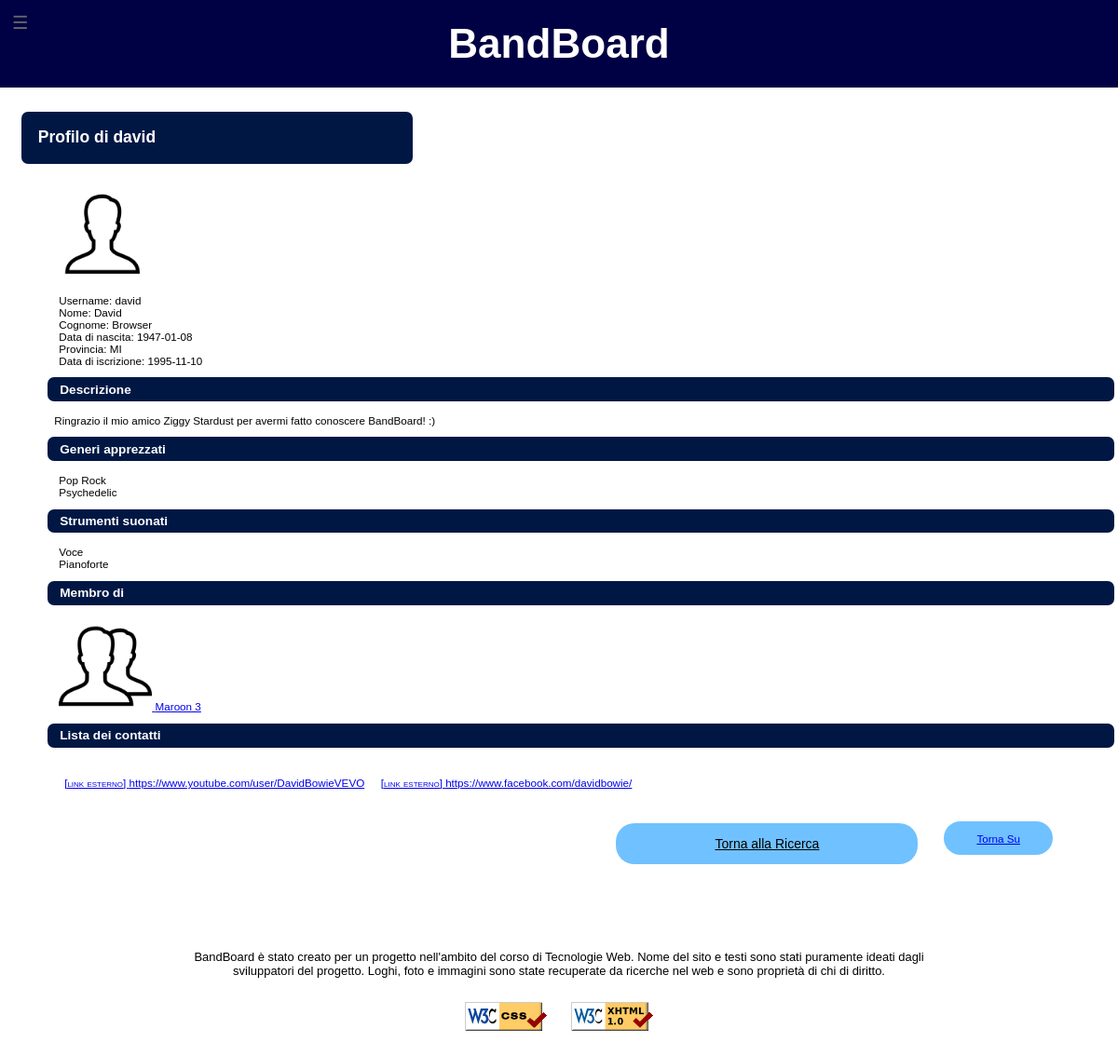
Page /profiloUtente/profiloUtente.php?username=david&page=ricerca&num=1 on the committed database.
### tables this page shows
CREATE TABLE IF NOT EXISTS Utenti (
	username		VARCHAR(25) PRIMARY KEY,
	password	    CHAR(32) NOT NULL,
	email			VARCHAR(45) NOT NULL UNIQUE,
	nome            VARCHAR(20) DEFAULT NULL,
	cognome         VARCHAR(20) DEFAULT NULL,
	dataNascita		DATE NOT NULL,
	immagine		VARCHAR(45) DEFAULT NULL COMMENT 'Immagine profilo; NULL implica immagine di default',
	descrizione     VARCHAR(200) DEFAULT NULL COMMENT 'Descrizione dell\'utente',
	dataIscrizione	DATETIME NOT NULL,
	provincia		CHAR(2) DEFAULT NULL COMMENT 'Provincia di residenza',
	FOREIGN KEY (provincia) REFERENCES Province (sigla)
	    ON DELETE NO ACTION
	    ON UPDATE CASCADE
);

CREATE TABLE IF NOT EXISTS GeneriMusicali (
	nome			VARCHAR(45) PRIMARY KEY
);

CREATE TABLE IF NOT EXISTS Gruppi (
	idGruppo		INT(10) UNSIGNED PRIMARY KEY AUTO_INCREMENT,
	nome			VARCHAR(45) NOT NULL,
	immagine		VARCHAR(45) DEFAULT NULL COMMENT 'Immagine profilo; NULL implica immagine di default',
	descrizione     VARCHAR(200) DEFAULT NULL COMMENT 'Descrizione del gruppo',
	dataIscrizione	DATETIME NOT NULL,
	provincia		CHAR(2) NOT NULL,
	FOREIGN KEY (provincia) REFERENCES Province (sigla)
	    ON DELETE NO ACTION
	    ON UPDATE CASCADE
);

CREATE TABLE IF NOT EXISTS ContattiUtenti (
	idContatto		INT(10) UNSIGNED PRIMARY KEY AUTO_INCREMENT,
	utente  		VARCHAR(25) NOT NULL,
	tipoContatto	VARCHAR(20) NOT NULL,
	contatto		VARCHAR(100) NOT NULL COMMENT 'Stringa contenente il recapito',
	FOREIGN KEY (utente) REFERENCES Utenti (username)
	    ON DELETE CASCADE
	    ON UPDATE CASCADE,
    FOREIGN KEY (tipoContatto) REFERENCES TipiContatti (nome)
        ON DELETE CASCADE
        ON UPDATE CASCADE
);

### lib/php/paths.php (called while the page is built)
<?php
class Paths {
	public static function getRelativePath($from, $to) {
		$from = is_dir($from) ? rtrim($from, '\/') . '/' : $from;
		$to   = is_dir($to)   ? rtrim($to, '\/') . '/'   : $to;
		$from = str_replace('\\', '/', $from);
		$to   = str_replace('\\', '/', $to);
		$from     = explode('/', $from);
		$to       = explode('/', $to);
		$relPath  = $to;
		foreach ($from as $depth => $dir) {
			if ($dir === $to[$depth]) {
				array_shift($relPath);
			} else {
				$remaining = count($from) - $depth;
				if ($remaining > 1) {
					$padLength = (count($relPath) + $remaining - 1) * -1;
					$relPath = array_pad($relPath, $padLength, '..');
					break;
				} else {
					$relPath[0] = './' . $relPath[0];
				}
			}
		}
		return implode('/', $relPath);
	}
}

### profiloUtente/profiloUtente.php (the view, shortened to what this page needs)
<?php
include_once "../lib/php/start.php";
include_once "../lib/php/header.php";
include_once "../lib/php/menu.php";
include_once "../lib/php/footer.php";
$page="";
$page=$page.Start::getHead(array(
	'Titolo' => $_REQUEST['username']." - BandBoard",
	'DescrizioneBreve' => "Profilo Utente - BandBoard",
	'Descrizione' => "Pagina di visualizzazione di un utente del sito BandBoard",
	'Keywords' => array("BandBoard", "profilo", $_REQUEST['username'], "utente", "musicista", "bacheca", "musica", "musicisti", "gruppi"),
	'Stylesheets' => array("style.css"),
	'Extra' => array("<link rel=\"stylesheet\" media=\"handheld, screen and (max-width:480px), only screen and (max-device-width:480px)\" href=\"../lib/css/style_mobile.css\" type=\"text/css\" />", '<link rel="stylesheet" type="text/css" media="print" href="../lib/css/style_print.css" />')
	));
$page=$page."<body>";
$page=$page.Header::getHeader();
if (isset($_SESSION['username'])) {
	$logout="<div class=\"logout\">
                <form action=\"../lib/php/logout.php\" method=\"post\">
	                <p><input type=\"submit\" id=\"logout\" value=\"Logout\" /></p>
                </form>
            </div>";
	$page=$page.$logout;
	$page=$page."<div class=\"nav\">".Menu::getMenu(array(
		'<a href="../index.php" xml:lang="en" lang="en">Home</a>',
		"<a href='../settings/index.php'>Modifica Profilo</a>",
		"<a href='../cercaUtenti/index.php'>Cerca Utenti</a>",
		"<a href='../cercaGruppi/index.php'>Cerca Gruppi</a>",
		"<a href='../gestioneBand/gestioneBand.php'>I Miei Gruppi</a>")
		)."</div>";
} else {
	$page=$page."<div class=\"nav\">".Menu::getMenu(array('<a href="../index.php" xml:lang="en" lang="en">Home</a>', "<a href='../cercaUtenti/index.php'>Cerca Utenti</a>", "<a href='../cercaGruppi/index.php'>Cerca Gruppi</a>"))."</div>";
}
$page=$page.file_get_contents(realpath(dirname(__FILE__))."/profiloUtente.txt");
$connessione=dbConnectionData::getMysqli();
try {
	if ($connessione->connect_errno) {
		throw new Exception("Connessione fallita: ".$connessione->connect_error.".");
	} else {
		$query="SELECT username, nome, cognome, dataNascita, immagine, descrizione, provincia, dataIscrizione, email FROM Utenti WHERE username=\"".$_REQUEST["username"]."\";";
		if (!$result=$connessione->query($query)) {
			$page .= "Query non valida: ".$connessione->error.".";
		} else {
			if ($result->num_rows>0) {
				while ($row=$result->fetch_array(MYSQLI_ASSOC)) {
					if ($row['immagine']==NULL) {
						$row['immagine']="defaultUser.png";
						$img="<img id=\"fotoprofilo\" src=\"../images/site/".$row['immagine']."\" alt=\"Immagine di ".$row['nome']."\" />";
					} else {
						$img="<img id=\"fotoprofilo\" src=\"../images/bands/".$row['immagine']."\" alt=\"Immagine di ".$row['nome']."\" />";
					}
					$page=str_replace("<email />", $row['email'], $page);
					$page=str_replace("<nickname />", $row['username'], $page);
					$page=str_replace("<immagineProfilo />", $img, $page);
					$page=str_replace("<nome />", $row['nome'], $page);
					$page=str_replace("<cognome />", $row['cognome'], $page);
					$page=str_replace("<dataIscrizione />", substr($row['dataIscrizione'], 0, 10), $page);
					$page=str_replace("<dataNascita />", $row['dataNascita'], $page);
					$page=str_replace("<provincia />", $row['provincia'], $page);
					$page=str_replace("<descrizione />", $row['descrizione'], $page);
				}
			}
		}
		$query="SELECT GM.nome FROM Utenti U JOIN GeneriUtenti GU ON U.username=GU.utente JOIN GeneriMusicali GM ON GU.genere=GM.nome WHERE U.username=\"".$_REQUEST["username"]."\";";
		$gen="";
		if (!$result=$connessione->query($query)) {
			$page .= "Query non valida: ".$connessione->error.".";
		} else {
			if ($result->num_rows>0) {
				$gen="<ul>";
					while ($row=$result->fetch_array(MYSQLI_ASSOC)) {
					$gen=$gen."<li>".$row['nome']."</li>";
					}
					$gen=$gen."</ul>";
			} else {
				$gen="<p>Nessun genere</p>";
			}
		}
		$page=str_replace("<generiApprezzati />", $gen, $page);
		$query="SELECT C.strumento FROM Utenti U JOIN Conoscenze C ON U.username=C.utente JOIN Strumenti S ON S.nome=C.strumento WHERE U.username=\"".$_REQUEST["username"]."\";";
		$strumenti="";
		if (!$result=$connessione->query($query)) {
			$page .= "Query non valida: ".$connessione->error.".";
		} else {
			if ($result->num_rows>0) {
				$strumenti="<ul>";
				while ($row=$result->fetch_array(MYSQLI_ASSOC)) {
				$strumenti=$strumenti."<li>".$row['strumento']."</li>";
				}
				$strumenti=$strumenti."</ul>";
			} else {
				$strumenti="<p>Nessuno strumento</p>";
			}
		}
		$page=str_replace("<strumentiSuonati />", $strumenti, $page);
		$query="SELECT G.nome, G.immagine, G.idGruppo FROM Conoscenze C JOIN Formazioni F ON C.idConoscenza=F.ruolo JOIN Gruppi G ON F.gruppo=G.idGruppo WHERE C.utente=\"".$_REQUEST["username"]."\";";
		$gruppi="";
		if (!$result=$connessione->query($query)) {
			$page .= "Query non valida: ".$connessione->error.".";
		} else {
			if ($result->num_rows>0) {
				$gruppi="<ul>";
				while ($row=$result->fetch_array(MYSQLI_ASSOC)) {
					if ($row['immagine']==NULL) {
						$row['immagine']="defaultBand.png";
						$gruppi=$gruppi."<li><a href=\"../profiloGruppo/profiloGruppo.php?idGruppo=" . $row['idGruppo'] . "\"><img class=\"listImage\" src=\"../images/site/".$row['immagine']."\" alt=\"Immagine di ".$row['nome']."\" /> ".$row['nome'];
					} else {
						$gruppi=$gruppi."<li class=\"elementResult\"><a href=\"../profiloGruppo/profiloGruppo.php?idGruppo=" . $row['idGruppo'] . "\"><img class=\"listImage\" src=\"../images/bands/".$row['immagine']."\" alt=\"Immagine di ".$row['nome']."\" /> ".$row['nome'];
					}
					$gruppi=$gruppi."</a></li>";
				}
				$gruppi=$gruppi."</ul>";
			}
			else {
				$gruppi="<p>Nessun gruppo</p>";}
		}
		$page=str_replace("<nomeGruppi />", $gruppi, $page);
		$query="SELECT utente, tipoContatto, contatto FROM ContattiUtenti WHERE utente=\"".$_REQUEST["username"]."\";";
		if (!$result=$connessione->query($query)) {
			$page .= "Query non valida: ".$connessione->error.".";
		} else {
			$contacts = '';
			if ($result->num_rows > 0) {
				$contacts = '<ul>';
				while ($row=$result->fetch_array(MYSQLI_ASSOC)) {
					switch ($row['tipoContatto']) {
						case 'telegram':
						case 'youtube':
						case 'facebook':
							$contacts .= '<li><a class="external" href="' . $row['contatto'] . '" target="_blank">' . $row['contatto'] . '</a></li>';
							break;
					}
				}
				$contacts .= '</ul>';
			} else {
				$contacts = '<p>Nessuna informazione di contatto.</p>';
			}
		}
		$page=str_replace("<contatti />", $contacts, $page);
	}
}catch (Exception $e){
	$page .= "Errore: dati non recuperati (".$e->getMessage().").";
}
if (!isset($_REQUEST['page']) || $_REQUEST['page']=="index") {
	$pagPrec="<p class=\"paginaPrec\"><a href=\"../index.php\" id=\"torna\">Torna alla <span xml:lang=\"en\" lang=\"en\">Home</span></a></p>";
} else {
	if ($_REQUEST['page']=="ricerca") {
		$pagPrec="<p class=\"paginaPrec\"><a href=\"../cercaUtenti/index.php?num=".$_REQUEST['num']."\" id=\"torna\">Torna alla Ricerca</a></p>";
	}
}
$page=str_replace("<pagPrec />", $pagPrec, $page);
$page=str_replace("<footer />", Footer::getFooter(), $page);
$page=$page."</body></html>";
echo $page;
?>

### rows in the picture
utenti: email "Profilo di david Username : david Nome: David Cognome: Browser Data di nascita: 1947-01-08 Provincia: MI Data di iscrizione: 1995-11-10 Descrizione Ringrazio il mio amico Ziggy Stardust per avermi fatto conoscere BandBoard! :) Generi apprezzati Strumenti suonati Membro di Lista dei contatti Torna Su"
generimusicali: nome "Pop Rock"
generimusicali: nome "Psychedelic"
gruppi: nome "Maroon 3"
contattiutenti: contatto "https://www.youtube.com/user/DavidBowieVEVO"
contattiutenti: contatto "https://www.facebook.com/davidbowie/"

### other values in the picture
$nomeSito "BandBoard"
$row['strumento'] "Voce Pianoforte"
